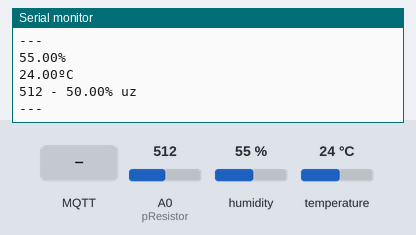
A sketch run on a simulated ESP8266 (NodeMCU). Parts: the last lines printed to the serial monitor. Wiring (inferred from the names in the program): DHT11 sensor: data GPIO 5. The test bench sets the inputs (shaded band); at power-on: humidity 55 %, A0 (pResistor) = 512, temperature 24 °C. WiFi joins after 1.5 s; servers stay silent unless stated; storage starts empty; no MQTT or app messages arrive unless stated.

Above: at 2.7 s.
2.8 s: MQTT message "0" arrives on the first subscribed topic
4.3 s: MQTT message "on" arrives on the first subscribed topic
6.1 s: MQTT message "off" arrives on the first subscribed topic
At 6.34 s:
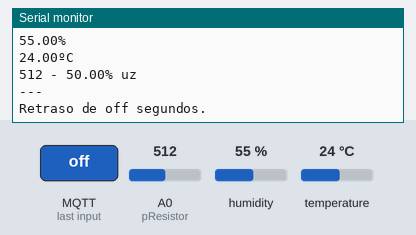
7.6 s: humidity set to 22 %
At 8.6 s:
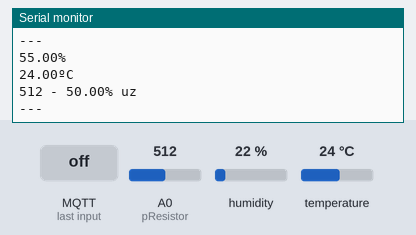
9.1 s: A0 (pResistor) set to 716
At 10.5 s:
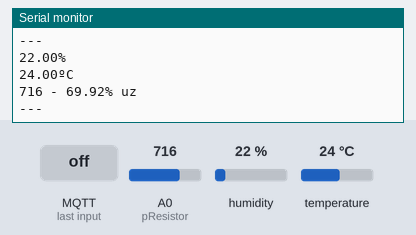
10.6 s: temperature set to 12 °C
At 12.9 s:
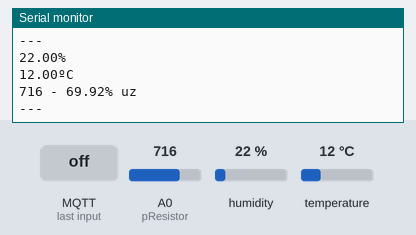

The sketch:

simple.ino
```cpp
#include <ESP8266WiFi.h>
#include <PubSubClient.h>
#include <SPI.h>
#include <SD.h>
#include <DHT.h>

String ssid = "";
String password = "";
char* mqtt_server = "192.168.1.230";
char* mqtt_server2 = "192.168.1.229";
bool dest = false;

WiFiClient espClient;
PubSubClient client(espClient);

File myFile;

int retraso = 1000;
int pasado = 0;
char* ID = "CLIM01";

const int DHTPIN = 5;
#define DHTTYPE DHT11
DHT dht(DHTPIN, DHTTYPE);
const int pResistor = A0;

void callback(char* topic, byte* payload, unsigned int length) {
  String mensaje = "";
  for (int i=0;i<length;i++) mensaje += (char)payload[i];
  Serial.println("Retraso de " + mensaje + " segundos.");
  retraso = mensaje.toInt();
  retraso *= 1000;
}


void reconnect() {
  while (!client.connected()) {
    Serial.print("Conectando...");
    if (client.connect(ID)) {
      Serial.println(" Conectado!");
      client.subscribe(ID);
      client.publish("central", (const char*) (String(ID) + " ?").c_str());
    } else {
      Serial.print("fallo, rc=");
      Serial.print(client.state());
      Serial.println(" intentado otra vez en 2 segundos...");
      cambiarDestino();
      delay(2000);
    }
  }
}

void cambiarDestino() {
  dest = !dest;
  if(dest) client.setServer(mqtt_server, 1883);
  else client.setServer(mqtt_server2, 1883);
}

void setup() {
  Serial.begin(9600);
  dht.begin();
  pinMode(pResistor, INPUT);

  if (!SD.begin(4)) {
    Serial.println("Error en la lectura de la MicroSD.");
  }

  myFile = SD.open("send.txt");
  if (myFile) {
    Serial.println("SD:");
    int x = 0;
    while (myFile.available()) {
      String msgo = myFile.readStringUntil('\n');
      Serial.println(msgo);
      if(x==0) ssid = msgo;
      else if(x==1) password = msgo;

      x++;
    }
    myFile.close();
  } else {
    Serial.println("Error en la lectura de la MicroSD.");
  }

  ssid.remove(ssid.length()-1);
  Serial.println("ssid: '" + ssid + "'");
  Serial.println("pass: '" + password + "'");

  Serial.print("Connecting to ");
 Serial.print(ssid);
 WiFi.mode(WIFI_STA);
 WiFi.begin((const char*) ssid.c_str(), (const char*) password.c_str());
 while (WiFi.status() != WL_CONNECTED) {
    delay(500);
    Serial.print(".");
  }
  Serial.println("");
  Serial.println("WiFi connected");

  cambiarDestino();
  client.setCallback(callback);
}

void loop() {
  if (!client.connected()) reconnect();
  client.loop();

  // Leemos la humedad relativa
  float h = dht.readHumidity();
  // Leemos la temperatura en grados centígrados (por defecto)
  float t = dht.readTemperature();
  // Comprobamos si ha habido algún error en la lectura
  if (isnan(h) || isnan(t)) {
    Serial.println("Error obteniendo los datos del sensor DHT11");
    return;
  }
  Serial.println(String(h) + "%");
  Serial.println(String(t) + "ºC");

  int value = analogRead(pResistor);
  double per = (double) value/1024;
  per *= 100;
  Serial.print(String(value) + " - ");
  Serial.print(per, 2);
  Serial.println("% luz");
  Serial.println("---");

  pasado += 1000;
  if(pasado >= retraso) {
    client.publish("central", (const char*) (String(ID) + " luz " + String(per)).c_str());
    client.publish("central", (const char*) (String(ID) + " temperatura " + String(t)).c_str());
    client.publish("central", (const char*) (String(ID) + " humedad " + String(h)).c_str());
    pasado = 0;
  }

  //client.publish("central", "MOV");

  delay(500);
}
```

Measured:
- after the input at 6.1 s, the serial monitor: prints a new line after 0.05 s (image 1)
- after the input at 9.1 s, the serial monitor: prints a new line after 0.11 s (image 3)
- after the input at 10.6 s, the serial monitor: prints a new line after 0.39 s (image 4)
